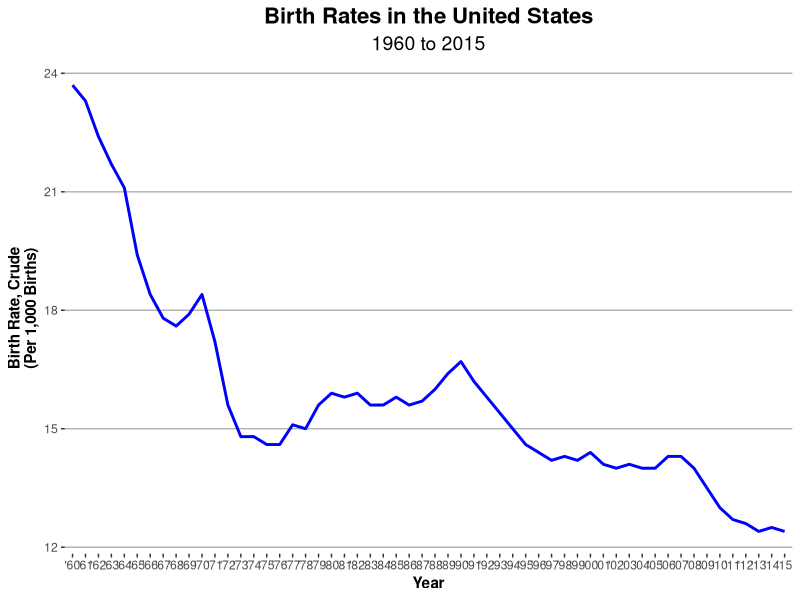
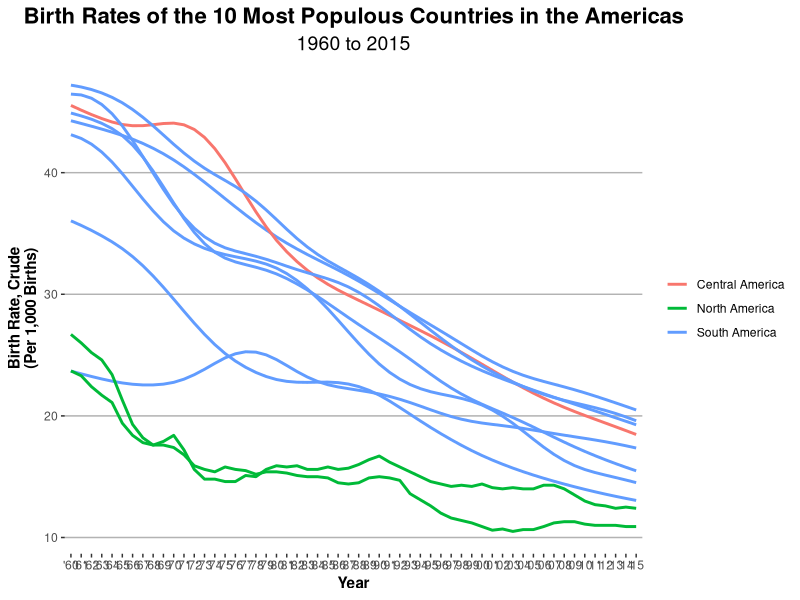

Reproduce these figures in R, in order.
## ---- chunk 1
# Imports
library(ggplot2)
library(tidyr)
library(dplyr)
## ---- chunk 2
# Load the data
brc.df <- 
  read.csv("birth_rate_by_country_en_csv_v2/API_SP.DYN.CBRT.IN_DS2_en_csv_v2.csv", 
           skip = 4)
## ---- chunk 3
# Fixing column names
years.as.chars <- as.character(c(1960:2015))
new.col.names <- c("Country.Name", "Country.Code", "Indicator.Name", 
                   "Indicator.Code", years.as.chars, "2016", "Unknown")

colnames(brc.df) <- new.col.names
## ---- chunk 4
# Keep only desired US variables and change to long format
brc.US <- brc.df %>% subset(subset = (Country.Code == "USA"), 
                            select = c("Country.Code", years.as.chars)) %>% 
  gather(key = year, value = brcrude, as.character(c(1960:2015))) %>% 
  arrange(year)
## ---- chunk 5
# Make custom x-axis labels for plot (to save space on axis)
year.labels <- c((paste0("'", c(60:99))), (paste0("'0", as.character(c(0:9)))), 
                 (paste0("'", c(10:15))))
## ---- chunk 6
# Custom plot theme
plot.theme <- theme(plot.title = element_text(hjust = 0.5, size = 16, 
                                              face = "bold"), 
                    plot.subtitle = element_text(hjust = 0.5, size = 14), 
                    panel.background = element_rect(fill="white", 
                                                    color="white"),
                    panel.grid.major.y = element_line(color = "gray70"),
                    panel.grid.major.x = element_blank(), 
                    panel.grid.minor.x = element_blank(), 
                    legend.title = element_blank(), 
                    axis.title.x = element_text(face = "bold"), 
                    axis.title.y = element_text(face = "bold"))
## ---- chunk 7
# Plot
ggplot(data = brc.US, aes(x = year, y = brcrude, group = 1)) +
  geom_line(color = "blue", size = 1) + 
  labs(x = "Year", y = "Birth Rate, Crude\n(Per 1,000 Births)", 
       title = "Birth Rates in the United States", 
       subtitle = "1960 to 2015") +
  scale_x_discrete(labels = year.labels) + 
  plot.theme
## ---- chunk 8
# Now for USA, Canada, and Mexico
brc.Americas <- brc.df %>% subset(subset = (Country.Code == "USA" | 
                                       Country.Code == "CAN" | 
                                       Country.Code == "MEX" | 
                                       Country.Code == "BRA" | 
                                       Country.Code == "COL" | 
                                       Country.Code == "ARG" | 
                                       Country.Code == "PER" | 
                                       Country.Code == "VEN" | 
                                       Country.Code == "CHL" | 
                                       Country.Code == "ECU"), 
                            select = c("Country.Code", years.as.chars)) %>% 
  gather(key = year, value = brcrude, as.character(c(1960:2015))) %>% 
  arrange(Country.Code, year)
## ---- chunk 9
# Add column for region
brc.Americas$region <- ifelse((brc.Americas$Country.Code == "USA" | 
                                 brc.Americas$Country.Code == "CAN"), 
                              "North America", 
                              ifelse(brc.Americas$Country.Code == "MEX", 
                                     "Central America", 
                                     ifelse((brc.Americas$Country.Code == "BRA" | 
                                               brc.Americas$Country.Code == "COL" | 
                                               brc.Americas$Country.Code == "ARG" | 
                                               brc.Americas$Country.Code == "PER" | 
                                               brc.Americas$Country.Code == "VEN" | 
                                               brc.Americas$Country.Code == "CHL" | 
                                               brc.Americas$Country.Code == "ECU"), 
                                            "South America", "Other")))
## ---- chunk 10
# Plot the countries
plot.Americas <- ggplot(data = brc.Americas, aes(x = year, y = brcrude)) +
  geom_line(aes(color = region, group = Country.Code), size = 1) + 
  labs(x = "Year", y = "Birth Rate, Crude\n(Per 1,000 Births)", 
       title = "Birth Rates of the 10 Most Populous Countries in the Americas", 
       subtitle = "1960 to 2015") +
  scale_x_discrete(labels = year.labels) + 
  plot.theme

ggsave("americas_brc.pdf", plot = plot.Americas, width = 300, units = "mm", 
       height = 200)
